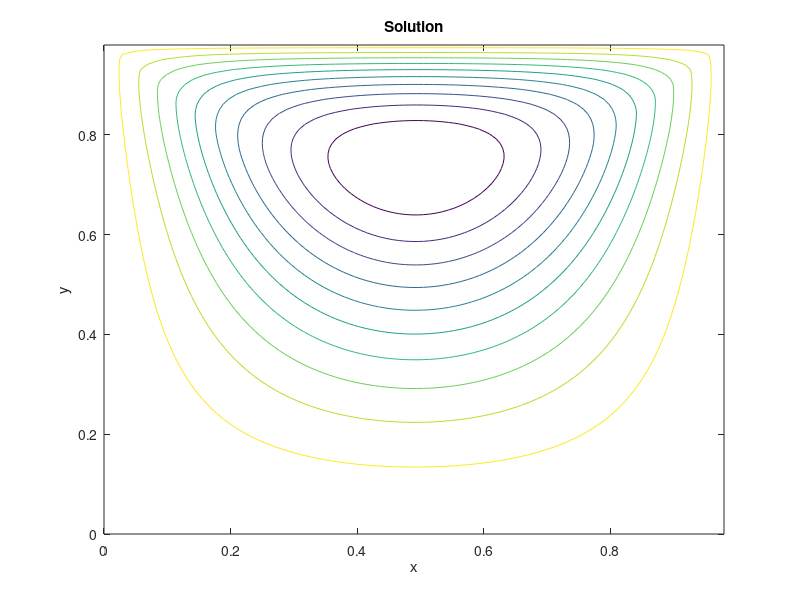

Write the MATLAB code that produced this figure.
clear;close all;clc;

% D2Q9 solver
% Same as cavity, but just with clearer distinction between the physical,
% nondimensional and numerical/discrete parameters.

% Physical parameters.
L_p = 0.3; % Cavity dimension. 
U_p = 0.3; % Cavity lid velocity.
nu_p = 1.586e-5; % Physical kinematic viscosity.
rho0 = 5;
% Nondimensional parameters.
Re = L_p*U_p/nu_p;
disp(['Reynolds number: ' num2str(Re)]);
% Discrete/numerical parameters.
nodes = 100;
dt = 1;
timesteps = 4000;

% Derived physical parameters.
t_p = L_p / U_p;
disp(['Physical time scale: ' num2str(t_p) ' s']);
% Derived discrete parameters.
dh = 1/(nodes+1);
nu_lb = dt / dh^2 / Re;
tau = 3*nu_lb + 0.5;
disp(['Relaxation time: ' num2str(tau)]);
omega = 1 / tau;
disp(['Relaxation parameter: ' num2str(omega)]);
u_lb = dh / dt;
% Lattice link constants.
w = zeros(9,1);
w(1) = 4/9;
w(2:5) = 1/9;
w(6:9) = 1/36;
c = zeros(9,2);
c(1,:) = [0, 0];
c(2,:) = [1, 0];
c(3,:) = [0, 1];
c(4,:) = [-1, 0];
c(5,:) = [0, -1];
c(6,:) = [1, 1];
c(7,:) = [-1, 1];
c(8,:) = [-1, -1];
c(9,:) = [1, -1];

% Initialize.
rho = rho0*ones(nodes,nodes);
u = zeros(nodes,nodes);
v = zeros(nodes,nodes);
f = zeros(nodes,nodes,9);
feq = zeros(nodes,nodes,9);
% BC.
u(end,2:end-1) = u_lb;

% Main loop.
reconstruction_time = 0;
collision_time = 0;
streaming_time = 0;
bc_time = 0;
for iter = 1:timesteps
    disp(['Running timestep ' num2str(iter)]);
    % Collision.
    tic;
    t1 = u.*u + v.*v;
    for k = 1:9
        t2 = c(k,1)*u + c(k,2)*v;
        feq(:,:,k) = w(k)*rho.*(1 + 3*t2 + 4.5*t2.^2 - 1.5*t1);
        f(:,:,k) = omega*feq(:,:,k)+(1-omega)*f(:,:,k);
    end
    collision_time = collision_time + toc;
    % Streaming.
    tic;
    f(:,2:end,2) = f(:,1:end-1,2); % East vector.
    f(2:end,:,3) = f(1:end-1,:,3); % North vector.
    f(:,1:end-1,4) = f(:,2:end,4); % West vector.
    f(1:end-1,:,5) = f(2:end,:,5); % South vector.
    f(2:end,2:end,6) = f(1:end-1,1:end-1,6); % Northeast vector.
    f(2:end,1:end-1,7) = f(1:end-1,2:end,7); % Northwest vector.
    f(1:end-1,1:end-1,8) = f(2:end,2:end,8); % Southwest vector.
    f(1:end-1,2:end,9) = f(2:end,1:end-1,9); % Southeast vector.
    streaming_time = streaming_time + toc;
    % BC.
    tic;
    f(:,1,2) = f(:,1,4); % West bounceback.
    f(:,1,6) = f(:,1,8); % West bounceback.
    f(:,1,9) = f(:,1,7); % West bounceback.
    f(:,end,4) = f(:,end,2); % East bounceback.
    f(:,end,8) = f(:,end,6); % East bounceback.
    f(:,end,7) = f(:,end,9); % East bounceback.
    f(1,:,3) = f(1,:,5); % South bounceback.
    f(1,:,6) = f(1,:,8); % South bounceback.
    f(1,:,7) = f(1,:,9); % South bounceback.
    rho_end = f(end,2:end-1,1) + f(end,2:end-1,2) + f(end,2:end-1,4) + ...
        2*( f(end,2:end-1,3) + f(end,2:end-1,7) + f(end,2:end-1,6) );
    f(end,2:end-1,5) = f(end,2:end-1,3); % North boundary (moving lid).
    f(end,2:end-1,9) = f(end,2:end-1,7) + (u_lb / 6)*rho_end; % North boundary (moving lid).
    f(end,2:end-1,8) = f(end,2:end-1,6) - (u_lb / 6)*rho_end; % North boundary (moving lid).
    bc_time = bc_time + toc;
    % Density and velocity reconstruction.
    tic;
    rho = sum(f,3);
    rho(end,2:end) = f(end,2:end,1) + f(end,2:end,2) + f(end,2:end,4) + ...
        2*( f(end,2:end,3) + f(end,2:end,7) + f(end,2:end,6) );
    u(2:end-1,2:end) = 0;
    v(2:end-1,2:end) = 0;
    for k = 1:9
        u(2:end-1,2:end) = u(2:end-1,2:end) + c(k,1)*f(2:end-1,2:end,k);
        v(2:end-1,2:end) = v(2:end-1,2:end) + c(k,2)*f(2:end-1,2:end,k);
    end
    u(2:end-1,2:end) = u(2:end-1,2:end) ./ rho(2:end-1,2:end);
    v(2:end-1,2:end) = v(2:end-1,2:end) ./ rho(2:end-1,2:end);
    reconstruction_time = reconstruction_time + toc;
end

% Timing outputs.
total_time = reconstruction_time + collision_time + streaming_time + bc_time;
disp(['Solution reconstruction time (s): ' num2str(reconstruction_time)]);
disp(['Collision time (s): ' num2str(collision_time)]);
disp(['Streaming time (s): ' num2str(streaming_time)]);
disp(['BC time (s): ' num2str(bc_time)]);
disp(['Solution reconstruction fraction: ' num2str(reconstruction_time/total_time)]);
disp(['Collision fraction: ' num2str(collision_time/total_time)]);
disp(['Streaming fraction: ' num2str(streaming_time/total_time)]);
disp(['BC fraction: ' num2str(bc_time/total_time)]);

% Streamfunction calculation.
strf = zeros(nodes,nodes);
for i = 2:nodes
    rho_av = 0.5*( rho(1,i-1) + rho(1,i) );
    strf(1,i) = strf(1,i-1) - 0.5*rho_av*( v(1,i-1) + v(1,i) );
    for j = 2:nodes
        rho_m = 0.5 * ( rho(j,i) + rho(j-1,i) );
        strf(j,i) = strf(j-1,i) + 0.5*rho_m*( u(j-1,i) + u(j,i) );
    end
end

% % Plotting results!
figure;
L = dh*[nodes-1, nodes-1] ; % x , y dimensions of physical domain.
x = linspace(0,L(1),nodes)';
y = linspace(0,L(2),nodes)';
[X, Y] = meshgrid(x,y);
contour(X, Y, strf);
title('Solution');
xlabel('x');
ylabel('y');
